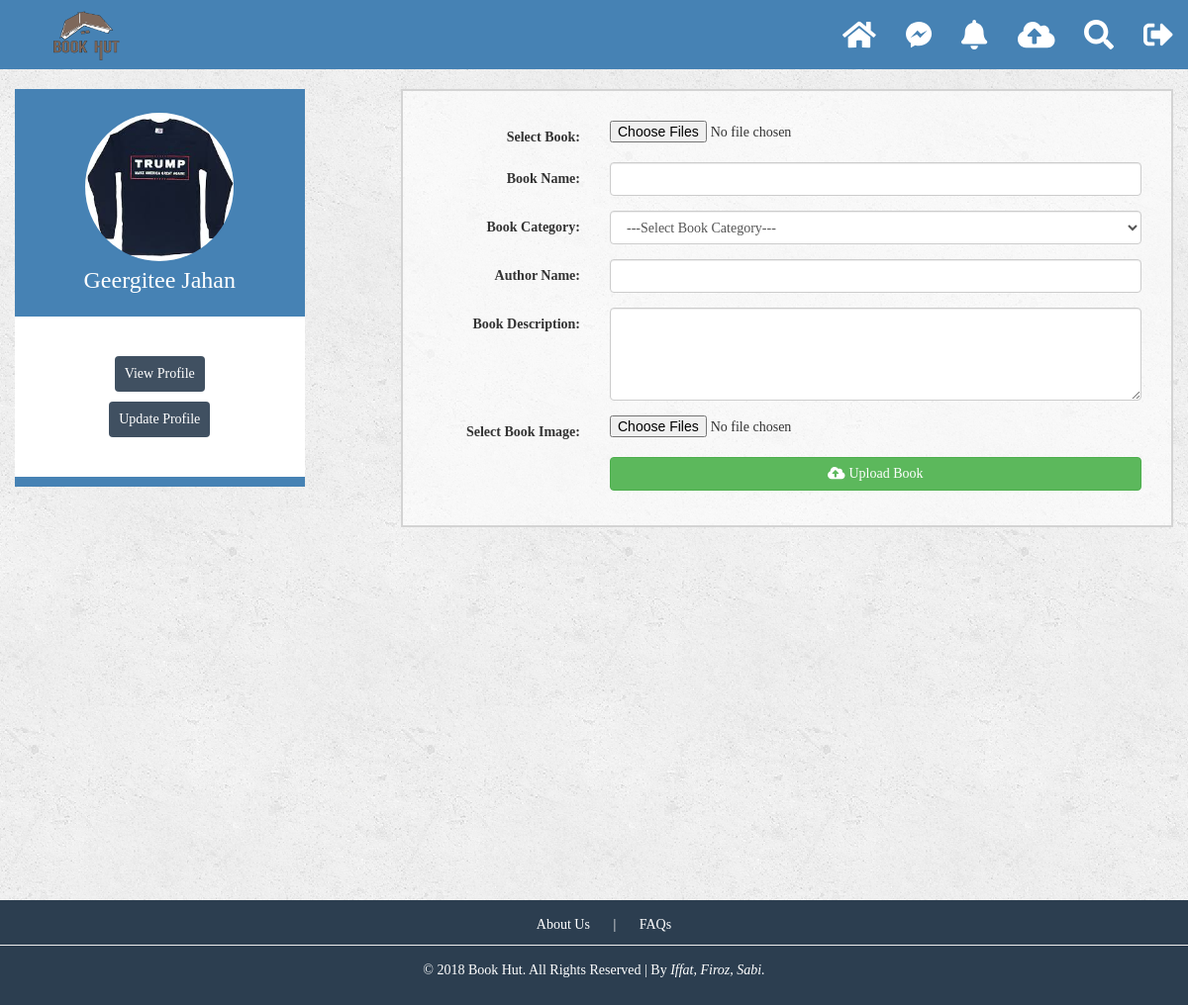
The page /bookupload.php (signed in) on the database its author committed.
### tables this page shows
CREATE TABLE `tbl_user_image` (
  `id` int(11) NOT NULL,
  `userId` int(11) NOT NULL,
  `profileImage` varchar(100) NOT NULL
);

CREATE TABLE `tbl_user` (
  `id` int(11) NOT NULL,
  `firstName` varchar(50) NOT NULL,
  `lastName` varchar(50) NOT NULL,
  `email` varchar(100) NOT NULL,
  `password` varchar(100) NOT NULL,
  `gender` tinyint(2) NOT NULL
);

### class/user.php (called while the page is built, shortened)
<?php
	class UserProfile {
		protected $connection;
		public function __construct(){
			$hostname = "localhost";
			$username = "root";
			$password = "";
			$dbname = "db_bookhut";
			$this->connection = mysqli_connect($hostname, $username, $password, $dbname);
		}
		public function user_image(){
			$res = $_SESSION['userId'];
			$sql = "SELECT * FROM tbl_user_image WHERE userId = '$res'";
			$sql_result = mysqli_query($this->connection,$sql);
			$user_img = mysqli_fetch_assoc($sql_result);
			if($user_img){
				$res = $user_img['profileImage'];
				return $res;
			}
			else {
				$res = 'images/userImages/default_user_img.jpg';
				return $res;
			}
		}
	}
?>

### class/login.php (called while the page is built, shortened)
<?php
	class Registration {
		protected $connection;
		public function __construct(){
			$hostname = "localhost";
			$username = "root";
			$password = "";
			$dbname = "db_bookhut";
			$this->connection = mysqli_connect($hostname, $username, $password, $dbname);
		}
		public function user_info($id){
			$sql = "SELECT * FROM tbl_user WHERE id='$id'";
			$sql_result = mysqli_query($this->connection,$sql);
			$result = mysqli_fetch_assoc($sql_result);
			if($result){
				return $result;
			}
			else {
				die('Query problem');
			}
		}
	}

### bookupload.php (the view, shortened to what this page needs)
<?php
    require_once ('class/login.php');
    require_once ('class/user.php');
    $userProfile = new UserProfile();
    $img = $userProfile->user_image();
?>
<?php include('includes/header.php');?>
    <div class="container content-body">
        <div class="row">
            <?php include('includes/sideBar.php');?>
            <div class="main-content col-md-offset-1 col-md-8">
                <div class="row bookup-row">
                    <form class="form-horizontal" action="" method="post" enctype="multipart/form-data">
                        <div class="form-group">
                            <label class="col-sm-3 control-label">Select Book:</label>
                            <div class="col-sm-9">
                                <input type="file" name="bookPath" multiple accept="application/pdf">
                            </div>
                        </div>
                        <div class="form-group">
                            <label class="col-sm-3 control-label">Book Name:</label>
                            <div class="col-sm-9">
                                <input type="text" class="form-control" name="bookName">
                            </div>
                        </div>
                        <div class="form-group">
                            <label class="col-sm-3 control-label">Book Category:</label>
                            <div class="col-sm-9">
                                <select class="form-control" name="bookCategoryId">
                                    <option>---Select Book Category---</option>
                                </select>
                            </div>
                        </div>
                        <div class="form-group">
                            <label class="col-sm-3 control-label">Author Name:</label>
                            <div class="col-sm-9">
                                <input type="text" class="form-control" name="bookAuthor">
                            </div>
                        </div>
                        <div class="form-group">
                            <label class="col-sm-3 control-label">Book Description:</label>
                            <div class="col-sm-9">
                                <textarea name="bookDescription" class="form-control" rows="4"></textarea>
                            </div>
                        </div>
                        <div class="form-group">
                            <label class="col-sm-3 control-label">Select Book Image:</label>
                            <div class="col-sm-9">
                                <input type="file" name="bookImage" multiple accept="image/*">
                            </div>
                        </div>
                        <div class="form-group">
                            <div class="col-sm-offset-3 col-sm-9">
                                <button type="submit" name="btn" class="btn btn-success btn-block"><i class="fas fa-cloud-upload-alt"></i> Upload Book</button>
                            </div>
                        </div>
                    </form>
                </div>
            </div>
        </div>
    </div>
    <?php include('includes/footer.php');?>
</body>
</html>

### includes/sideBar.php
<?php
	require_once ('class/login.php');
	$registration = new Registration();
	$userLoginInfo = $registration->user_info($_SESSION['userId']);
?>
<div class="left-sidebar col-lg-3 col-md-3 col-sm-4 col-xs-5">
	<div class="row">
		<div class="pro_pic">
			<a href="index.html"><img src="<?php echo $img ;?>" title="pro_pic"></a>
			<h3><?php echo $userLoginInfo['firstName'].' '.$userLoginInfo['lastName']?></h3>
		</div>
	</div>
	<div class="row buttons text-center">
		<div class="view-profile">
			<a href="viewProfile.php?id=<?php echo $_SESSION['userId']?>"><button type="btn" class="btn btn-info">View Profile</button></a>
		</div>
		<div class="edit-profile">
			<a href="updateProfile.php"><button type="btn" class="btn btn-info">Update Profile</button></a>
		</div>
	</div>
</div>

### css/style.css (style rules this page uses)
html, body { height: 100%; width: 100%; }
body { background-image: url("../images/templateImages/bg.png"); }
body, img, h3 { margin: 0; padding: 0; font-family: comic sans MS !important; }
.content-body { margin-top: 20px; min-height: 100%; }
.content-body .left-sidebar { background: #fff; border-bottom: 10px solid #4682B4; }
.content-body .left-sidebar .pro_pic { text-align: center; padding: 24px 27px; background: #4682B4; }
.content-body .left-sidebar .pro_pic img { height: 150px; width: 150px; border-radius: 50%; }
.content-body .left-sidebar .pro_pic h3 { color: #fff; margin-top: 6px; }
.content-body .left-sidebar .view-profile { background: #fff; padding-top: 40px; padding-bottom: 10px; }
.content-body .left-sidebar .view-profile button { background-color: rgba(44, 62, 80, 0.9); border: none; padding: 8px 10px; }
.content-body .left-sidebar .edit-profile { background: #fff; padding-bottom: 40px; }
.content-body .left-sidebar .edit-profile button { background-color: rgba(44, 62, 80, 0.9); border: none; padding: 8px 10px; }
.content-body .main-content, .content-body .user-info { border: 2px solid lightgrey; background-color: rgba(255, 255, 255, 0.6); margin-bottom: 20px; }
.content-body .main-content .bookup-row, .content-body .user-info .bookup-row { padding: 30px 30px 20px 20px; }

### rows shown on the page
tbl_user_image: profileImage (picture)
tbl_user: firstName "Geergitee", lastName "Jahan"
